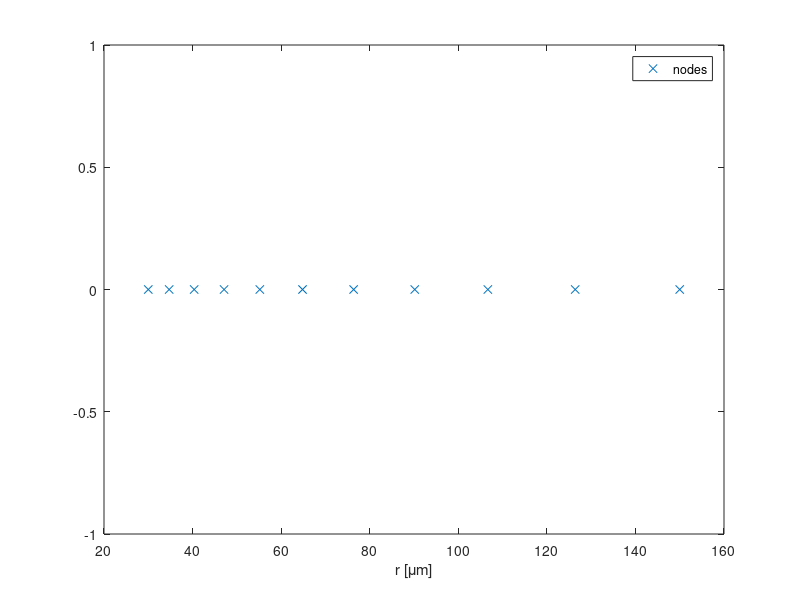

Recreate this plot in MATLAB.
% Mesh Grid
%% Generate list of position of nodes according to a geometric series
%    for assignement in "Nonlinear Finite Element Methods" 
%    in summer term 2019
%    lecturer in charge: Dr. Geralf Hütter
%
%Input Parameters
ro=150; %outer radius
ri=30; %radius of inclusion
nelem=10; %number of elements
meshrefinementfactor=5; %ratio of element sizes at outer and inner radius
%
%ratio between element sizes of subsequent elements for a geometric series
q=meshrefinementfactor^(1./(nelem-1));
%size of first element
lelem=(ro-ri)*(1-q)/(1-meshrefinementfactor*q);
rnode=ri;
rnodes=[ri];
%loop over all elements
for i=1:nelem
        rnode=rnode+lelem;
        rnodes=[rnodes;rnode];
        lelem=lelem*q;
end
%visualize location of nodes
plot(rnodes,zeros(1,nelem+1),'x')
xlabel('r [\mum]')
legend('nodes')